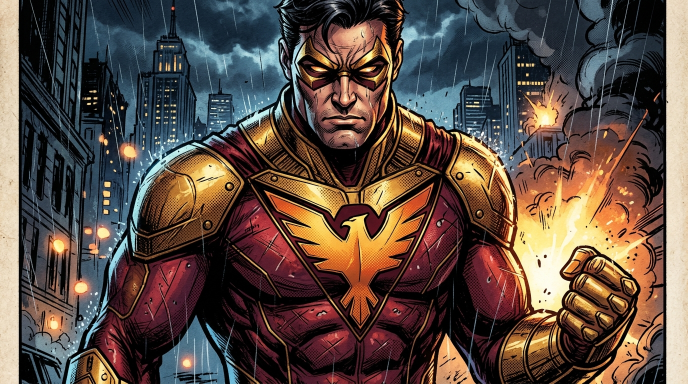
#> input picture sample.jpg, 1376 x 768 px (shown at 1/2 size)
$ python -i app.py   (imports and definitions only)
#> lines starting #> are read from the running program, lines starting #| are printed output that depends on the picture
import base64
import io
from pathlib import Path
import cv2
import numpy as np
from PIL import Image, UnidentifiedImageError
import streamlit as st
import streamlit.components.v1 as components

# ==============================================================================
# SECTION 1: CORE IMAGE PROCESSING ALGORITHMS (IVP Course Algorithms)
# Classical spatial and point operations implemented with OpenCV & NumPy.
# ==============================================================================

# [94 lines left out: functions convert_to_grayscale, convert_to_binary, apply_gaussian_blur, apply_sharpening_kernel, adjust_contrast, adjust_colour and 2 more, not called in this run]


def apply_histogram_equalization(image):
    """
    Enhances global image contrast via histogram equalization.
    For color images: converts to YCrCb space, equalizes luminance only,
    and returns to RGB to preserve color hues without chrominance artifacts.
    """
    if len(image.shape) == 2:
        return cv2.equalizeHist(image)
    elif len(image.shape) == 3 and image.shape[2] == 3:
        ycrcb = cv2.cvtColor(image, cv2.COLOR_RGB2YCrCb)
#> ycrcb: shape (768, 1376, 3); mean of channels 0, 1, 2 80.1, 136.8, 121
        ycrcb[:, :, 0] = cv2.equalizeHist(ycrcb[:, :, 0])
#> ycrcb: shape (768, 1376, 3); mean of channels 0, 1, 2 123.1, 136.8, 121
        return cv2.cvtColor(ycrcb, cv2.COLOR_YCrCb2RGB)
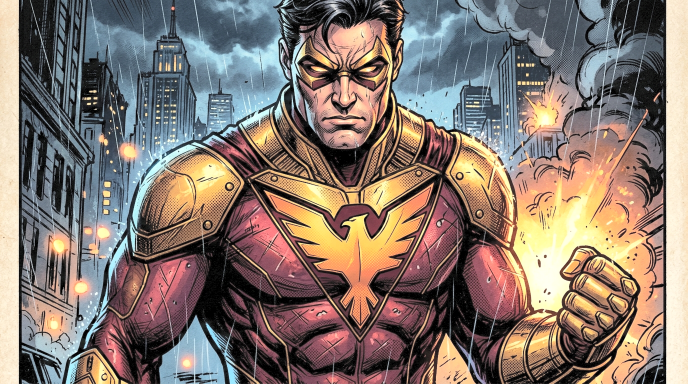
#> returned value: shape (768, 1376, 3) (shown at 1/2 size); mean R, G, B 133.6, 119.2, 110.7
    return image


# [61 lines left out: functions apply_master_tuning, img_to_base64_jpeg, load_sample_image, not called in this run]


# ==============================================================================
# SECTION 2: HIGH-FIDELITY CSS ARCHITECTURE (REVEAL STUDIO / NETRAYA DESIGN)
# Midnight navy, cyan halftone dots, warm coral glows, glass panels, sci-fi accents
# ==============================================================================

CUSTOM_CSS = """
<style>
@import url('https://fonts.googleapis.com/css2?family=Plus+Jakarta+Sans:wght@400;500;600;700;800;900&family=Playfair+Display:ital,wght@1,600;1,700;1,800&family=DM+Mono:wght@400;500&display=swap');

:root {
    --bg-midnight: #070B18;
    --navy-surface: #0E1626;
    --navy-card: rgba(14, 22, 38, 0.85);
    --accent-orange: #FF6B35;
    --accent-orange-bright: #FF3815;
    --accent-yellow: #FFB703;
    --border-glass: rgba(255, 255, 255, 0.08);
    --border-glass-strong: rgba(255, 255, 255, 0.16);
    --text-primary: #F8FAFC;
    --text-muted: #8A9BB8;
    --text-slate: #64748B;
}

/* Base Viewport & Halftone Dot Background */
html, body, [data-testid="stAppViewContainer"] {
    background-color: var(--bg-midnight) !important;
    background-image:
        radial-gradient(circle at 10% 20%, rgba(45, 95, 230, 0.35) 0%, transparent 45%),
        radial-gradient(circle at 90% 75%, rgba(255, 75, 43, 0.15) 0%, transparent 45%),
        radial-gradient(rgba(50, 115, 245, 0.24) 1.5px, transparent 1.5px) !important;
    background-size: 100% 100%, 100% 100%, 20px 20px !important;
    color: var(--text-primary) !important;
    font-family: 'Plus Jakarta Sans', -apple-system, BlinkMacSystemFont, 'Segoe UI', Roboto, sans-serif !important;
    -webkit-font-smoothing: antialiased;
}

/* Hide Default Streamlit Chrome */
header[data-testid="stHeader"] {
    display: none !important;
}
#MainMenu, footer, [data-testid="stToolbar"] {
    display: none !important;
}
[data-testid="stSidebar"] {
    display: none !important;
}

/* Main Container Layout */
.block-container {
    padding-top: 1.0rem !important;
    padding-bottom: 3.5rem !important;
    max-width: 1360px !important;
    padding-left: 2rem !important;
    padding-right: 2rem !important;
}

/* -------------------------------------------------------------------------- */
/* 1. TOP NAVIGATION BAR                                                      */
/* -------------------------------------------------------------------------- */
.top-nav-bar {
    display: flex;
    justify-content: space-between;
    align-items: center;
    padding: 14px 28px;
    background: rgba(11, 17, 34, 0.7);
    backdrop-filter: blur(20px);
    -webkit-backdrop-filter: blur(20px);
    border-radius: 16px;
    border: 1px solid var(--border-glass);
    box-shadow: 0 4px 24px rgba(0, 0, 0, 0.35);
    margin-bottom: 24px;
}

.brand-wrapper {
    display: flex;
    align-items: center;
    gap: 12px;
}

.brand-target-icon {
    width: 26px;
    height: 26px;
    border-radius: 50%;
    border: 1.5px solid #38B6FF;
    display: flex;
    align-items: center;
    justify-content: center;
    position: relative;
    box-shadow: 0 0 10px rgba(56, 182, 255, 0.3);
}

.brand-target-cross-h {
    position: absolute;
    width: 22px;
    height: 1px;
    background: rgba(56, 182, 255, 0.7);
}

.brand-target-cross-v {
    position: absolute;
    height: 22px;
    width: 1px;
    background: rgba(56, 182, 255, 0.7);
}

.brand-target-dot {
    width: 6px;
    height: 6px;
    background: #FF3815;
    border-radius: 50%;
    z-index: 2;
    box-shadow: 0 0 8px #FF3815;
}

.brand-title {
    font-size: 18px;
    font-weight: 800;
    letter-spacing: -0.01em;
    color: #FFFFFF;
}

.brand-tag-course {
    font-family: 'DM Mono', monospace;
    font-size: 10px;
    font-weight: 700;
    color: var(--accent-orange);
    letter-spacing: 0.12em;
    padding: 2px 8px;
    border-radius: 4px;
    background: rgba(255, 107, 53, 0.12);
    border: 1px solid rgba(255, 107, 53, 0.25);
    margin-left: 6px;
}

.nav-links-row {
    display: flex;
    align-items: center;
    gap: 32px;
}

.nav-link-item {
    font-size: 13.5px;
    font-weight: 500;
    color: var(--text-muted);
    text-decoration: none !important;
    transition: color 0.2s ease;
}

.nav-link-item:hover {
    color: #FFFFFF;
}

.nav-right-actions {
    display: flex;
    align-items: center;
    gap: 16px;
}

.btn-open-studio {
    background: linear-gradient(135deg, #FF6B35 0%, #FF3815 100%);
    color: #FFFFFF !important;
    font-size: 13px;
    font-weight: 700;
    padding: 8px 20px;
    border-radius: 24px;
    text-decoration: none !important;
    box-shadow: 0 4px 16px rgba(255, 80, 30, 0.4);
    transition: all 0.2s ease;
    display: inline-block;
}

.btn-open-studio:hover {
    transform: translateY(-1px);
    box-shadow: 0 6px 22px rgba(255, 80, 30, 0.6);
}

/* -------------------------------------------------------------------------- */
/* 2. HERO SECTION — LEFT COLUMN                                              */
/* -------------------------------------------------------------------------- */
.hero-eyebrow {
    display: inline-flex;
    align-items: center;
    gap: 8px;
    font-family: 'DM Mono', monospace;
    font-size: 10.5px;
    font-weight: 700;
    letter-spacing: 0.18em;
    color: #7B8FA9;
    text-transform: uppercase;
    margin-bottom: 14px;
}

.eyebrow-red-dot {
    width: 7px;
    height: 7px;
    border-radius: 50%;
    background: #FF3815;
    box-shadow: 0 0 8px #FF3815;
}

.hero-main-title {
    font-size: 52px;
    font-weight: 800;
    line-height: 1.08;
    color: #FFFFFF;
    letter-spacing: -0.025em;
    margin-bottom: 18px;
}

.reveal-script {
    font-family: 'Playfair Display', 'Instrument Serif', Georgia, serif;
    font-style: italic;
    font-weight: 700;
    color: #FF6B35;
    position: relative;
    display: inline-block;
}

.reveal-underline-svg {
    position: absolute;
    bottom: -10px;
    left: 0;
    width: 100%;
    height: 12px;
}

.hero-supporting-text {
    font-size: 15px;
    line-height: 1.6;
    color: #94A3B8;
    max-width: 460px;
    margin-bottom: 24px;
}

.hero-cta-group {
    display: flex;
    align-items: center;
    gap: 16px;
    margin-bottom: 30px;
}

.btn-start-enhancing {
    background: linear-gradient(135deg, #FF6B35 0%, #FF3815 100%);
    color: #FFFFFF !important;
    font-size: 14px;
    font-weight: 700;
    padding: 12px 26px;
    border-radius: 30px;
    text-decoration: none !important;
    display: inline-flex;
    align-items: center;
    gap: 8px;
    box-shadow: 0 8px 24px rgba(255, 75, 43, 0.45);
    transition: all 0.2s ease;
}

.btn-start-enhancing:hover {
    transform: translateY(-2px);
    box-shadow: 0 10px 30px rgba(255, 75, 43, 0.6);
}

.btn-explore-features {
    background: rgba(255, 255, 255, 0.05);
    border: 1px solid rgba(255, 255, 255, 0.22);
    color: #FFFFFF !important;
    font-size: 14px;
    font-weight: 600;
    padding: 12px 22px;
    border-radius: 30px;
    text-decoration: none !important;
    display: inline-flex;
    align-items: center;
    gap: 8px;
    transition: all 0.2s ease;
}

.btn-explore-features:hover {
    background: rgba(255, 255, 255, 0.12);
    border-color: rgba(255, 255, 255, 0.4);
}

/* Feature Cards 3-in-a-row */
.feature-cards-grid {
    display: grid;
    grid-template-columns: repeat(3, 1fr);
    gap: 12px;
}

.feature-pill-card {
    background: rgba(16, 24, 42, 0.7);
    backdrop-filter: blur(12px);
    border: 1px solid var(--border-glass);
    border-radius: 12px;
    padding: 10px 12px;
    display: flex;
    align-items: center;
    gap: 10px;
    transition: transform 0.2s ease, border-color 0.2s ease;
}

.feature-pill-card:hover {
    transform: translateY(-2px);
    border-color: rgba(255, 107, 53, 0.35);
}

.feat-icon-badge {
    width: 28px;
    height: 28px;
    border-radius: 50%;
    background: rgba(255, 56, 21, 0.18);
    border: 1px solid rgba(255, 56, 21, 0.4);
    display: flex;
    align-items: center;
    justify-content: center;
    color: #FF6B35;
    font-size: 13px;
    flex-shrink: 0;
}

.feat-text-box {
    display: flex;
    flex-direction: column;
}

.feat-title {
    font-size: 12px;
    font-weight: 700;
    color: #F8FAFC;
}

.feat-sub {
    font-size: 10px;
    color: #8A9BB8;
    white-space: nowrap;
}

/* -------------------------------------------------------------------------- */
/* 3. HERO SECTION — RIGHT COLUMN (STUDIO STAGE & CONTROLS)                   */
/* -------------------------------------------------------------------------- */
.lightning-decor-row {
    display: flex;
    justify-content: flex-end;
    gap: 8px;
    margin-bottom: -10px;
    padding-right: 28px;
    position: relative;
    z-index: 15;
}
.bolt-yellow { color: #FFE600; font-size: 22px; filter: drop-shadow(0 0 6px #FFE600); transform: rotate(-10deg); }
.bolt-orange { color: #FF6B35; font-size: 26px; filter: drop-shadow(0 0 6px #FF6B35); transform: rotate(15deg); }
.bolt-blue { color: #38B6FF; font-size: 22px; filter: drop-shadow(0 0 6px #38B6FF); transform: rotate(-5deg); }

/* Control Panel Docked Under Image */
.control-dock-card {
    background: rgba(14, 21, 38, 0.9);
    backdrop-filter: blur(20px);
    -webkit-backdrop-filter: blur(20px);
    border: 1px solid var(--border-glass);
    border-radius: 16px;
    padding: 16px 20px 14px 20px;
    margin-top: 10px;
    box-shadow: 0 12px 36px rgba(0, 0, 0, 0.5);
}

/* Custom Streamlit Sliders inside Dock */
[data-testid="stSlider"] label {
    font-family: 'DM Mono', monospace !important;
    font-size: 10.5px !important;
    font-weight: 700 !important;
    letter-spacing: 0.12em !important;
    color: #8899B5 !important;
    text-transform: uppercase !important;
    margin-bottom: -4px !important;
}

[data-testid="stSlider"] div[role="slider"] {
    background: #FFFFFF !important;
    border: 2px solid #FF6B35 !important;
    box-shadow: 0 0 8px rgba(255, 107, 53, 0.6) !important;
    width: 14px !important;
    height: 14px !important;
}

[data-testid="stSlider"] div[data-testid="stSliderTickBar"] {
    display: none !important;
}

/* Live Technical Readouts */
.tech-readout-wrap {
    font-family: 'DM Mono', monospace;
    font-size: 10.5px;
    color: #7E90AC;
    line-height: 1.55;
    padding-top: 4px;
}

.tech-row-highlight {
    color: #FFB703;
    font-weight: 600;
}

/* Button Customizations */
.btn-auto-wrap div.stButton > button {
    background: linear-gradient(135deg, #FF6B35 0%, #FF3815 100%) !important;
    color: #FFFFFF !important;
    border: none !important;
    border-radius: 20px !important;
    font-weight: 700 !important;
    font-size: 11.5px !important;
    padding: 6px 16px !important;
    box-shadow: 0 4px 14px rgba(255, 75, 43, 0.45) !important;
    transition: all 0.2s ease !important;
    width: 100% !important;
}

.btn-auto-wrap div.stButton > button:hover {
    transform: translateY(-1px) !important;
    box-shadow: 0 6px 20px rgba(255, 75, 43, 0.65) !important;
}

.btn-reset-wrap div.stButton > button {
    background: rgba(255, 255, 255, 0.05) !important;
    color: #CBD5E1 !important;
    border: 1px solid rgba(255, 255, 255, 0.2) !important;
    border-radius: 20px !important;
    font-weight: 600 !important;
    font-size: 11.5px !important;
    padding: 6px 14px !important;
    transition: all 0.2s ease !important;
    width: 100% !important;
}

.btn-reset-wrap div.stButton > button:hover {
    background: rgba(255, 255, 255, 0.12) !important;
    border-color: rgba(255, 255, 255, 0.4) !important;
    color: #FFFFFF !important;
}

/* -------------------------------------------------------------------------- */
/* 4. STUDIO WORKSPACE & UPLOAD LAB SECTION                                   */
/* -------------------------------------------------------------------------- */
.workspace-section-card {
    background: rgba(14, 22, 38, 0.85);
    backdrop-filter: blur(20px);
    -webkit-backdrop-filter: blur(20px);
    border: 1px solid var(--border-glass);
    border-radius: 18px;
    padding: 24px 28px;
    margin-top: 36px;
    box-shadow: 0 16px 48px rgba(0, 0, 0, 0.45);
}

.ws-header-group {
    display: flex;
    justify-content: space-between;
    align-items: center;
    border-bottom: 1px solid rgba(255, 255, 255, 0.07);
    padding-bottom: 16px;
    margin-bottom: 20px;
}

.ws-title-kicker {
    font-family: 'DM Mono', monospace;
    font-size: 11px;
    font-weight: 700;
    letter-spacing: 0.16em;
    color: var(--accent-orange);
    text-transform: uppercase;
    margin-bottom: 4px;
}

.ws-title-main {
    font-size: 20px;
    font-weight: 800;
    color: #FFFFFF;
}

.active-file-card {
    display: flex;
    align-items: center;
    gap: 16px;
    background: rgba(8, 13, 26, 0.7);
    border: 1px solid var(--border-glass-strong);
    border-radius: 14px;
    padding: 12px 18px;
    margin-top: 12px;
}

.active-file-thumb {
    width: 48px;
    height: 48px;
    border-radius: 8px;
    object-fit: cover;
    border: 1px solid rgba(255, 255, 255, 0.15);
}

.active-file-meta {
    display: flex;
    flex-direction: column;
    gap: 4px;
}

.active-file-name {
    font-size: 13px;
    font-weight: 700;
    color: #F8FAFC;
    display: flex;
    align-items: center;
    gap: 8px;
}

.chip-tag {
    font-family: 'DM Mono', monospace;
    font-size: 10px;
    font-weight: 700;
    padding: 2px 8px;
    border-radius: 6px;
    background: rgba(255, 255, 255, 0.08);
    color: #94A3B8;
}

.chip-tag-orange {
    background: rgba(255, 107, 53, 0.2);
    color: #FFB703;
    border: 1px solid rgba(255, 107, 53, 0.4);
}

/* Feature Explanations Cards */
.feat-explain-grid {
    display: grid;
    grid-template-columns: repeat(4, 1fr);
    gap: 16px;
    margin-top: 24px;
}

.feat-explain-card {
    background: rgba(11, 17, 34, 0.65);
    border: 1px solid var(--border-glass);
    border-radius: 14px;
    padding: 18px;
    transition: transform 0.2s ease, border-color 0.2s ease;
}

.feat-explain-card:hover {
    transform: translateY(-2px);
    border-color: rgba(255, 107, 53, 0.3);
}

.feat-explain-title {
    font-size: 13.5px;
    font-weight: 700;
    color: #FFFFFF;
    margin-bottom: 6px;
}

.feat-explain-desc {
    font-size: 11.5px;
    color: #8A9BB8;
    line-height: 1.5;
}

/* Download Button Primary Styling */
.btn-download-wrap div.stDownloadButton > button {
    background: linear-gradient(135deg, #FF6B35 0%, #FF3815 100%) !important;
    color: #FFFFFF !important;
    border: none !important;
    border-radius: 12px !important;
    font-size: 13.5px !important;
    font-weight: 700 !important;
    padding: 10px 24px !important;
    box-shadow: 0 4px 20px rgba(255, 75, 43, 0.45) !important;
    width: 100% !important;
}

/* Footer */
.footer-wrap {
    text-align: center;
    padding: 40px 0 20px 0;
    color: #64748B;
    font-size: 12px;
}

.footer-brand {
    font-family: 'DM Mono', monospace;
    font-size: 11.5px;
    font-weight: 700;
    color: #CBD5E1;
    letter-spacing: 0.14em;
    margin-bottom: 6px;
}
</style>
"""

# ==============================================================================
# SECTION 3: APPLICATION CONTROLLER & STATE INITIALIZATION
# ==============================================================================

# [728 lines left out: functions init_session_state, set_auto_enhance, reset_to_baseline, revert_to_sample, main, not called in this run]


# [2 lines not run here, left out]

>>> import cv2
>>> picture = cv2.cvtColor(cv2.imread('sample.jpg'), cv2.COLOR_BGR2RGB)
>>> result = apply_histogram_equalization(picture)
